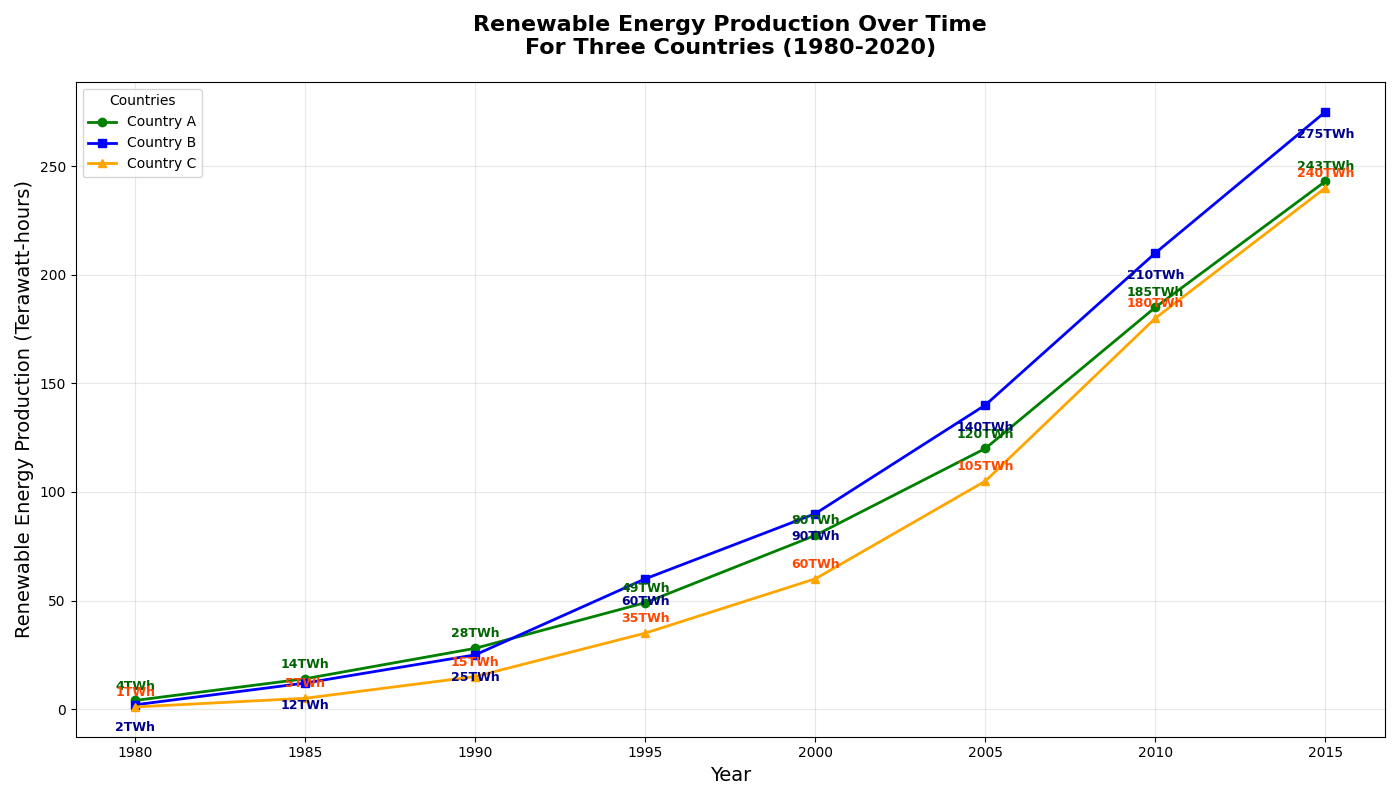

Generate this figure with Python:
import matplotlib.pyplot as plt
import numpy as np

# Backstory:
# Our thematic visualization this time focuses on the evolution of renewable energy
# production (in terawatt-hours) for three countries: Country A, Country B, and Country C
# over a span of 40 years. The focus is to show how each country's renewable energy
# sector has progressed over the years and to provide insights on their growth trends.

# Time period (years)
years = np.array(range(1980, 2020, 5))

# Renewable energy production data (in terawatt-hours)
country_a_production = np.array([4, 14, 28, 49, 80, 120, 185, 243])
country_b_production = np.array([2, 12, 25, 60, 90, 140, 210, 275])
country_c_production = np.array([1, 5, 15, 35, 60, 105, 180, 240])

# Create the figure and subplot
fig, ax = plt.subplots(figsize=(14, 8))

# Plotting the line charts for renewable energy production
ax.plot(years, country_a_production, marker='o', linestyle='-', linewidth=2, color='green', label='Country A')
ax.plot(years, country_b_production, marker='s', linestyle='-', linewidth=2, color='blue', label='Country B')
ax.plot(years, country_c_production, marker='^', linestyle='-', linewidth=2, color='orange', label='Country C')

# Annotations for energy production
for i, (a, b, c) in enumerate(zip(country_a_production, country_b_production, country_c_production)):
    ax.text(years[i], a + 5, f'{a}TWh', ha='center', fontsize=9, color='darkgreen', fontweight='bold')
    ax.text(years[i], b - 12, f'{b}TWh', ha='center', fontsize=9, color='darkblue', fontweight='bold')
    ax.text(years[i], c + 5, f'{c}TWh', ha='center', fontsize=9, color='orangered', fontweight='bold')

# Title and labels
plt.title("Renewable Energy Production Over Time\nFor Three Countries (1980-2020)", fontsize=16, fontweight='bold', pad=20)
ax.set_xlabel("Year", fontsize=14)
ax.set_ylabel("Renewable Energy Production (Terawatt-hours)", fontsize=14)

# Legends
ax.legend(title='Countries', fontsize=10, loc='upper left')

# Grid lines for readability
ax.grid(True, linestyle='-', alpha=0.3)

# Adjust layout to prevent overlapping
plt.tight_layout()

# Show plot
plt.show()
